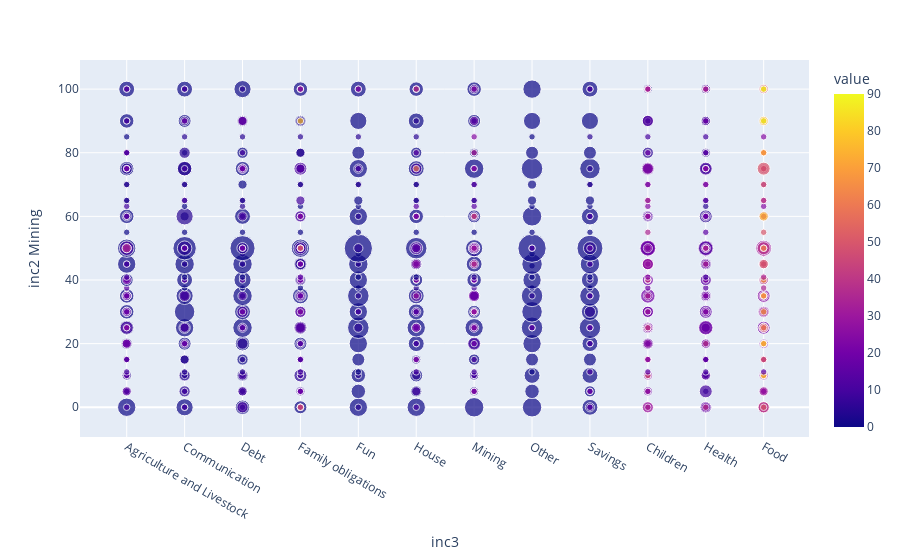

Here is the notebook cell this chart was saved with:
### Code cell
fig = px.scatter(a, x="inc3", y="inc2 Mining", 
                 size='index', hover_data=['index'],color="value")
fig.show()

### Figure 1 — Plotly figure (JSON) as saved in the notebook; plotly's stock layout.template omitted (floating-point values rounded to 4 significant figures; data arrays with more than 128 entries replaced by an {"elided": "..."} marker saying what was removed)
{"data": [{"customdata": {"elided": "834x1 int values"}, "hovertemplate": "inc3=%{x}<br>inc2 Mining=%{y}<br>index=%{customdata[0]}<br>value=%{marker.color}<extra></extra>", "legendgroup": "", "marker": {"color": {"elided": "834 float values"}, "coloraxis": "coloraxis", "size": {"elided": "834 int values"}, "sizemode": "area", "sizeref": 0.0475, "symbol": "circle"}, "mode": "markers", "name": "", "orientation": "v", "showlegend": false, "type": "scatter", "x": {"elided": "834 str values"}, "xaxis": "x", "y": {"elided": "834 float values"}, "yaxis": "y"}], "layout": {"coloraxis": {"colorbar": {"title": {"text": "value"}}, "colorscale": [[0, "#0d0887"], [0.1111, "#46039f"], [0.2222, "#7201a8"], [0.3333, "#9c179e"], [0.4444, "#bd3786"], [0.5556, "#d8576b"], [0.6667, "#ed7953"], [0.7778, "#fb9f3a"], [0.8889, "#fdca26"], [1, "#f0f921"]]}, "legend": {"itemsizing": "constant", "tracegroupgap": 0}, "margin": {"t": 60}, "xaxis": {"anchor": "y", "domain": [0, 1], "title": {"text": "inc3"}}, "yaxis": {"anchor": "x", "domain": [0, 1], "title": {"text": "inc2 Mining"}}}}
